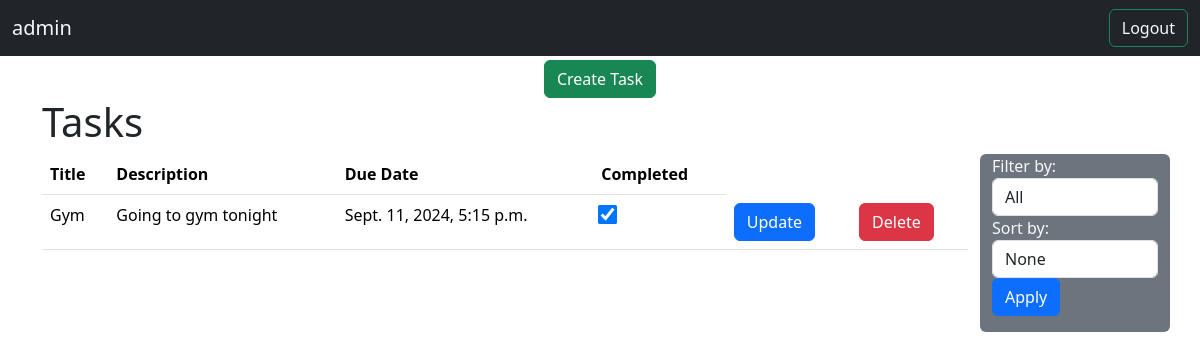
The app's page / (signed in) with its own data.
### tasks/models.py (models this page shows)
class Task(models.Model):
    title = models.CharField(max_length=200)
    description = models.TextField(blank=True)
    due_date = models.DateTimeField(blank=True,null=True)
    completed = models.BooleanField(default=True)
    user = models.ForeignKey(User, on_delete=models.CASCADE)

### tasks/views.py (the view)
# urls.py: path('',task_list),
@login_required(login_url='/login/')
def task_list(request):
    tasks = Task.objects.filter(user=request.user)
    completed = request.GET.get('completed')
    sort_by = request.GET.get('sort_by')
    if completed == 'completed':
        tasks = tasks.filter(completed=True)
    elif completed == 'uncompleted':
        tasks = tasks.filter(completed = False)
    if sort_by == 'due_date':
        tasks = tasks.order_by('due_date')
    elif sort_by == 'completion_status':
        tasks = tasks.order_by('completed')
    return render(request,'task_list.html',{'tasks':tasks})

### tasks/templates/task_list.html (shortened to what this page needs)
{% extends 'base.html' %}
{% block start %}
<div class="text-center mt-1">
    <a href="/create/" class="btn btn-success">Create Task</a>
</div>
<div class="container">
<h1> Tasks </h1>
<div class="row">
    <div class="col-md-10">
        <table class="table">
            <thead>
            <tr>
                <th>Title</th>
                <th>Description</th>
                <th>Due Date</th>
                <th>Completed</th>
            </tr>
            </thead>
        <tbody>
            {% for task in tasks %}
            <tr>
                <td>{{task.title}}</td>
                <td>{{task.description}}</td>
                <td>{{task.due_date}}</td>
                <td>
                    <input type="checkbox"
                        style="transform: scale(1.5);"
                        id="task-checkbox-{{ task.id }}"
                        {% if task.completed %} checked {% endif %}
                        onclick="toggleTaskStatus({{ task.id }})">
                </td>
                <td> <a href="update/{{task.id}}" class="btn btn-primary"> Update </td></a>
                <td> <a href="/delete/{{task.id}}" class="btn btn-danger"> Delete </td></a>
            </tr>
            {% endfor %}
        </tbody>
    </table>
 </div>
 <div class="col-md-2 text-light bg-secondary rounded">
    <form class="form-inline mb-3">
        <div class="form-group">
            <label for="completed">Filter by:</label>
            <select class="form-control ml-2" id="completed" name="completed">
                <option value="">All</option>
            </select>
        </div>
        <div class="form-group ml-3">
            <label for="sort_by">Sort by:</label>
            <select class="form-control ml-2" id="sort_by" name="sort_by">
                <option value="">None</option>
            </select>
        </div>
        <button type="submit" class="btn btn-primary ml-3">Apply</button>
    </form>
</div>
</div>
{% endblock %}

### tasks/templates/base.html (shortened to what this page needs)
<!doctype html>
<html lang="en">
  <head>
    <link href="https://cdn.jsdelivr.net/npm/bootstrap@5.3.3/dist/css/bootstrap.min.css" rel="stylesheet">
  </head>
  <body>
    <nav class="navbar navbar-light bg-light bg-dark">
      <div class="container-fluid">
        {% if request.user.is_authenticated %}
        <a href="/" class="navbar-brand text-light ">{{request.user.username}}</a>
        {% else  %}
        <a href="/"  class="navbar-brand"> Task Scheduler </a>
        {% endif %}
        <form class="d-flex">
          {% if request.user.is_authenticated %}
          <a href="/logout/" class="btn btn-outline-success text-light" type="submit">Logout</a>
          {% else  %}
          <a href="/login/" class="btn btn-outline-success" type="submit">Login</a>
          {% endif %}
        </form>
      </div>
    </nav>
    {% block start %}
    {% endblock %}
  </body>
</html>

### records on screen
Task: title "Gym", description "Going to gym tonight", due_date "Sept. 11, 2024, 5:15 p.m.", completed "☑"

### other values on screen
{{ request.user.username }} "admin"
